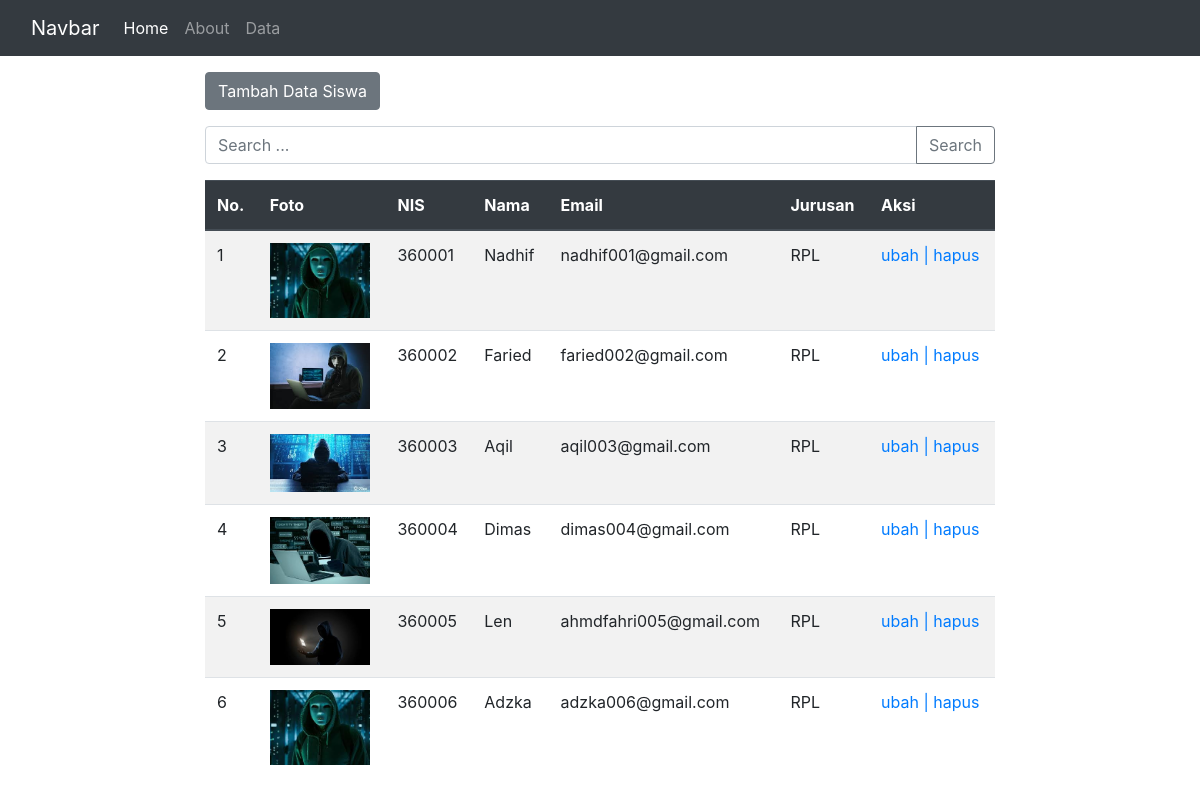
The page / on the database its author committed.
### tables this page shows
CREATE TABLE `siswa_smk` (
  `id` int(11) NOT NULL,
  `NIS` int(8) NOT NULL,
  `Nama` varchar(250) NOT NULL,
  `Email` varchar(250) NOT NULL,
  `Jurusan` varchar(250) NOT NULL,
  `Gambar` varchar(250) NOT NULL
);

### functions.php (called while the page is built, shortened)
<?php
$conn = mysqli_connect('localhost','root','','smkpesat2');
function read($query){
    global $conn;
    $result = mysqli_query($conn,$query);
    $rows = [];
    while($row = mysqli_fetch_assoc($result)){
        $rows[] = $row;
    }
    return $rows;
}
?>

### index.php (the view, shortened to what this page needs)
<?php
  require 'functions.php';
    $siswa = read("SELECT * FROM siswa_smk");
  $a = 1;
?>
<!doctype html>
<html lang="en">
  <head>
    <link rel="stylesheet" href="https://cdn.jsdelivr.net/npm/bootstrap@4.6.0/dist/css/bootstrap.min.css">
  </head>
  <body>
<nav class="navbar navbar-expand-lg navbar-dark bg-dark">
  <div class="container-fluid">
    <a class="navbar-brand" href="#">Navbar</a>
    <div class="collapse navbar-collapse" id="navbarNavAltMarkup">
      <div class="navbar-nav">
        <a class="nav-link active" aria-current="page" href="index.php">Home</a>
        <a class="nav-link" href="about.php">About</a>
        <a class="nav-link" href="data.php">Data</a>
      </div>
    </div>
  </div>
</nav>
<div class="row mt-3 justify-content-center ">
  <div class="col-lg-8">
	<a class="btn btn-secondary mb-3" href="tambah.php" role="button">Tambah Data Siswa</a>
  <form action = "" method = "post" enctype = "">
  <div class="input-group mb-3">
  <input type="text" class="form-control" placeholder="Search ..." name = "cari" autofocus >
  <div class="input-group-append">
    <button class="btn btn-outline-secondary" type="submit" id="search" name = "submit">Search</button>
  </div>
</div>
<table class="table table-striped">
  <thead class = "thead-dark">
    <tr>
      <th scope="col">No.</th>
      <th scope="col">Foto</th>
      <th scope="col">NIS</th>
      <th scope="col">Nama</th>
      <th scope="col">Email</th>
      <th scope="col">Jurusan</th>
      <th scope="col">Aksi</th>
    </tr>
  </thead>
  <tbody>
  <?php foreach($siswa as $s) : ?>
    <tr>
      <td><?= $a++ ?></td>
      <td><img src = "img/<?= $s["Gambar"] ?>" width=100px;></img></td>
      <td><?= $s["NIS"] ?></td>
      <td><?= $s["Nama"] ?></td>
      <td><?= $s["Email"] ?></td>
      <td><?= $s["Jurusan"] ?></td>
      <td>
        <a href = "ubah.php?id=<?= $s['id']; ?>"> ubah | </a>
        <a href = "hapus.php?id=<?= $s['id']; ?>"> hapus </a>
      </td>
    </tr>
    <?php endforeach; ?>
  </tbody>
</table>
  </div>
</div>
  </body>
</html>

### rows shown on the page
siswa_smk: Gambar (picture), NIS "360001", Nama "Nadhif", Email "nadhif001@gmail.com", Jurusan "RPL"
siswa_smk: Gambar (picture), NIS "360002", Nama "Faried", Email "faried002@gmail.com", Jurusan "RPL"
siswa_smk: Gambar (picture), NIS "360003", Nama "Aqil", Email "aqil003@gmail.com", Jurusan "RPL"
siswa_smk: Gambar (picture), NIS "360004", Nama "Dimas", Email "dimas004@gmail.com", Jurusan "RPL"
siswa_smk: Gambar (picture), NIS "360005", Nama "Len", Email "ahmdfahri005@gmail.com", Jurusan "RPL"
siswa_smk: Gambar (picture), NIS "360006", Nama "Adzka", Email "adzka006@gmail.com", Jurusan "RPL"
